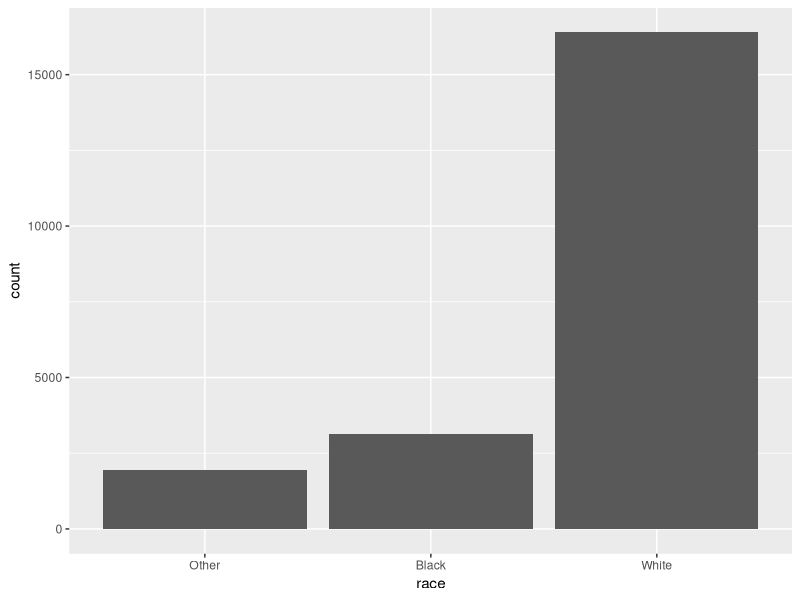
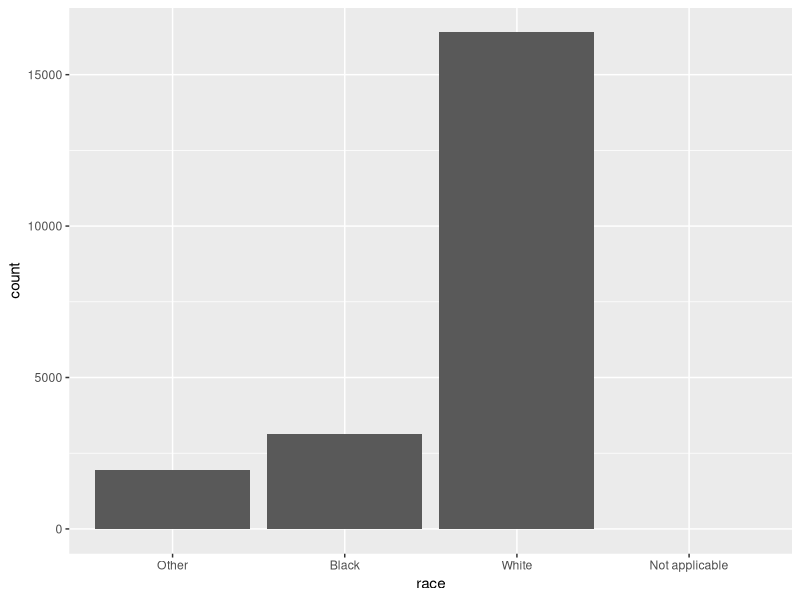
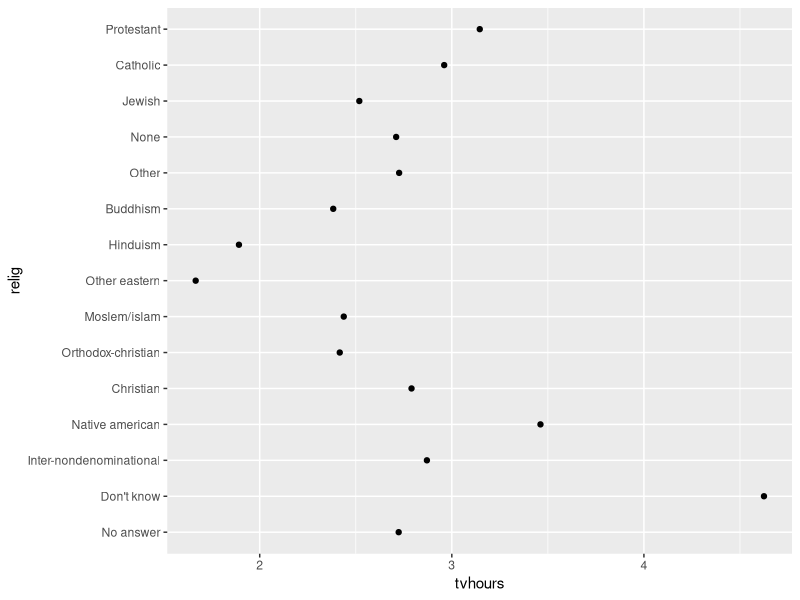
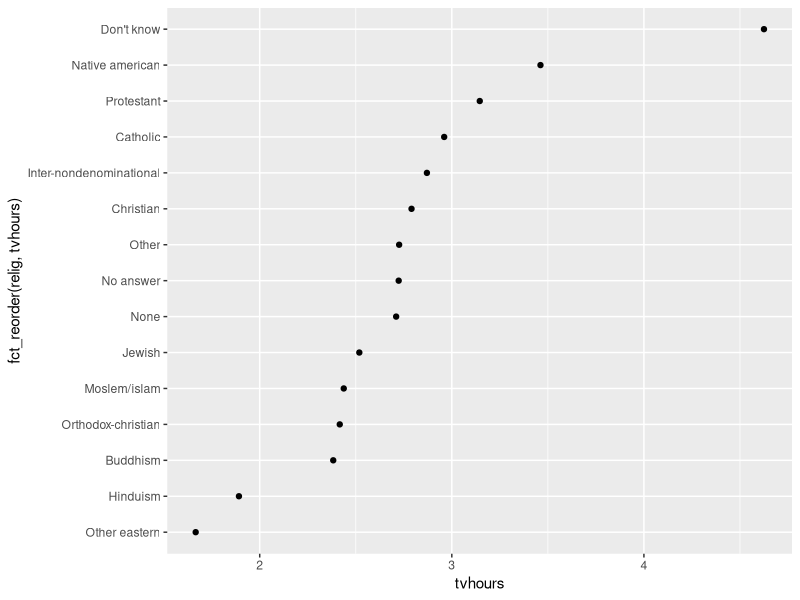
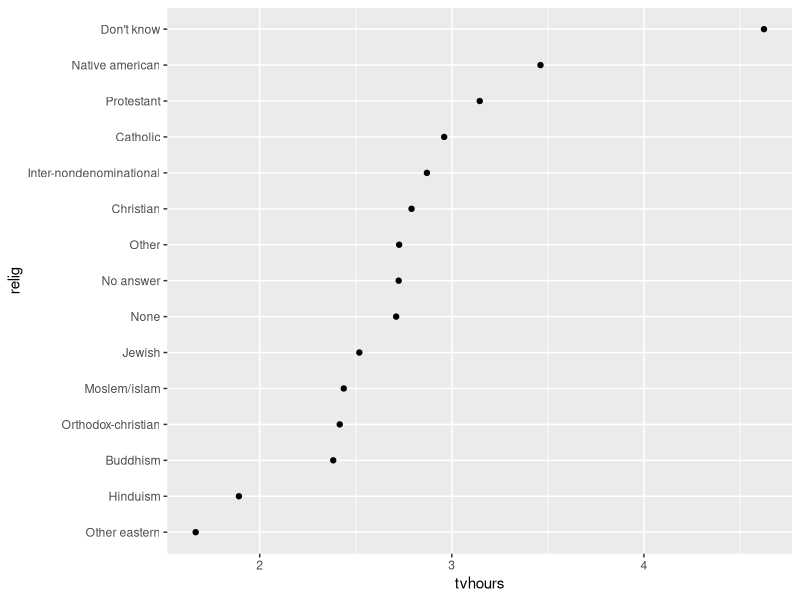
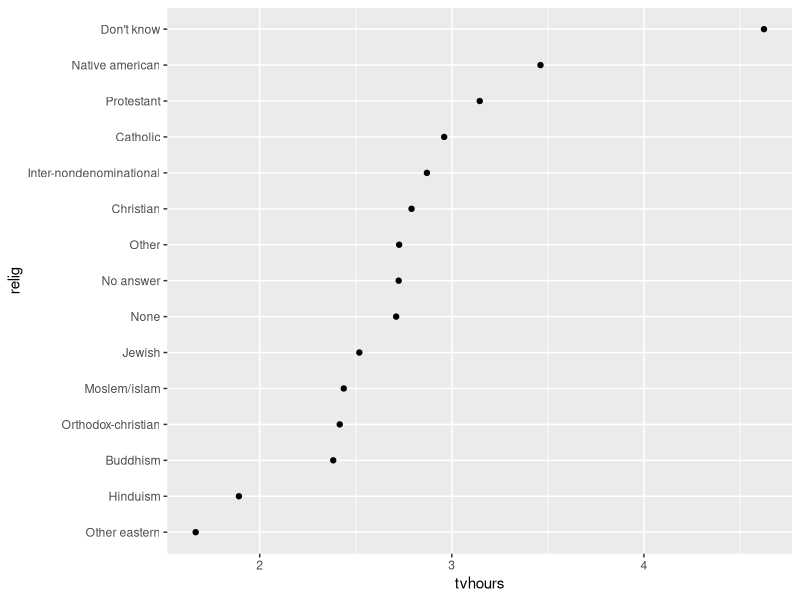
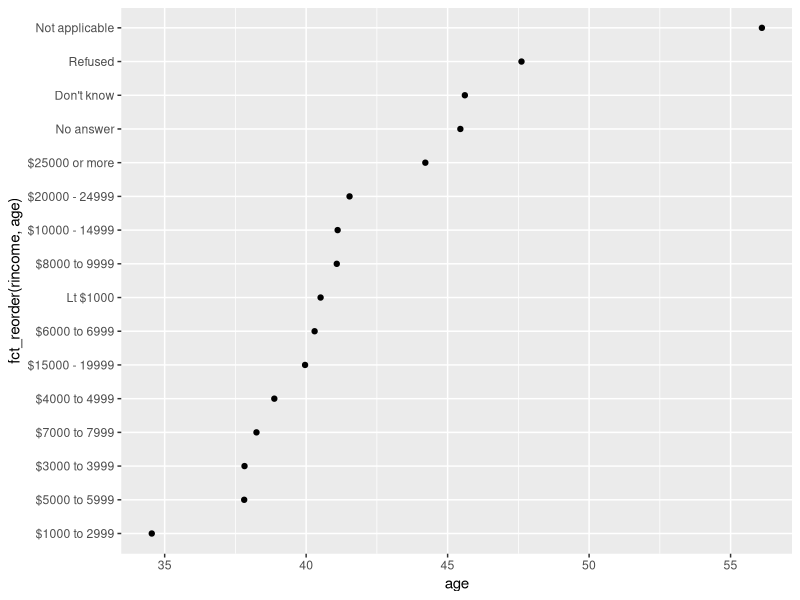
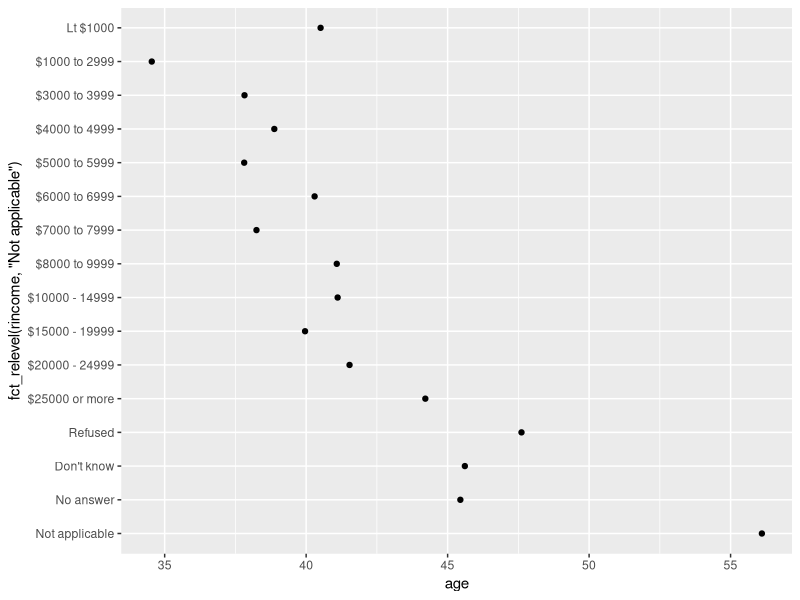

The R source for these figures, in order:
library(tidyverse)

### forcats로 하는 팩터형
## 팩터형 생성하기
x1 <- c("Dec", "Apr", "Jan", "Mar")
# 두 가지 문제
# 1. 12개의 달 외의 오타를 입력했을 때, 경고가 발생되지 않아 실수를 알아채기 어렵다.
x2 <- c("Dec", "Apr", "Jam", "Mar")
# 2. 유용한 순서로 정렬되지 않는다.
sort(x1)

# 팩터형을 생성하기 위해서는 유효한 레벨들의 리스트를 생성하는 것부터 시작
month_levels <- c(
  "Jan", "Feb", "Mar", "Apr", "May", "Jun",
  "Jul", "Aug", "Sep", "Oct", "Nov", "Dec"
)
y1 <- factor(x1, levels = month_levels)
y1
sort(y1)
y2 <- factor(x2, levels = month_levels)
y2
# 경고가 발생되길 원하는 경우 readr::parse_factor
y2 <- parse_factor(x2, levels = month_levels)
factor(x1)

# 팩터형 생성 시 레벨을 unique로 설정하거나 사후적으로 fct_inorder를 사용
f1 <- factor(x1, levels = unique(x1))
f1
f2 <- x1 %>% 
  factor() %>% fct_inorder()
f2

# 유효한 레벨 집합에 직접 접근하려면 levels로 할 수 있다.
levels(f2)

## 종합사회조사
forcats::gss_cat

gss_cat %>% 
  count(race)

ggplot(gss_cat, aes(x = race)) +
  geom_bar()

ggplot(gss_cat, aes(race)) +
  geom_bar() +
  scale_x_discrete(drop = FALSE)

## 팩터 순서 수정하기
relig_summary <- gss_cat %>% 
  group_by(relig) %>% 
  summarise(
    age = mean(age, na.rm = TRUE),
    tvhours = mean(tvhours, na.rm = TRUE),
    n = n()
  )
ggplot(relig_summary, aes(x = tvhours,
                          y = relig)) +
  geom_point()
# fct_reorder()를 사용하여 relig의 레벨을 재정렬해서 개선할 수 있다.
# f : 레벨을 수정할 팩터.
# x : 레벨을 재정렬하기 위해 사용할 수치형 백터.
# 선택적으로 fun: f의 각 값에 대해 x 값이 여러 개가 있을 때 사용할 함수. 기본값은 median
ggplot(relig_summary, aes(x = tvhours,
                          fct_reorder(relig, tvhours))) +
  geom_point()


relig_summary %>% 
  mutate(relig = fct_reorder(relig, tvhours)) %>% 
  ggplot(aes(x = tvhours,
             y = relig)) +
  geom_point()
# 종교를 모르는 범주의 사람들이 TV를 훨씬 많이 보고, 힌두교와 다른 동양 종교 사람들이 훨씬 덜 본다는 것을 쉽게 알 수 있다.

# 좀 더 복잡한 변환을 해야 된다면 aes 내부보다 mutate 단계에서 할 것을 추천
relig_summary %>% 
  mutate(relig = fct_reorder(relig, tvhours)) %>% 
  ggplot(aes(x = tvhours,
             y = relig)) +
  geom_point()

# 보고된 소득 레벨에 따라 평균 나이가 어떻게 변화하는가
rincome_summary <- gss_cat %>% 
  group_by(rincome) %>% 
  summarise(
    age = mean(age, na.rm = TRUE),
    tvhours = mean(tvhours, na.rm = TRUE),
    n = n()
  )
ggplot(rincome_summary, aes(age, fct_reorder(rincome, age))) +
  geom_point()

# 해당 없음(Not applicable)를 함께 가져오는 것이 좋음
ggplot(rincome_summary, aes(x = age, fct_relevel(rincome, "Not applicable"))) +
  geom_point()

# fct_reorder2는 가장 큰 x 값과 연관된 y 값으로 팩터형을 재정렬한다.
by_age <- gss_cat %>% 
  filter(!is.na(age)) %>% 
  count(age, marital) %>% 
  group_by(age) %>% 
  mutate(prop = n / sum(n))

ggplot(by_age, aes(x = age,
                   y = prop,
                   color = marital)) +
  geom_line(na.rm = TRUE)

ggplot(by_age, aes(x = age,
                   y = prop,
                   color = fct_reorder2(marital, age, prop))) +
  geom_line() +
  labs(color = "marital")

# fct_infreq를 사용해 빈도 오름차순으롤 레벨을 정렬
gss_cat %>% 
  mutate(marital = marital %>% fct_infreq() %>% fct_rev()) %>% 
  ggplot(aes(marital)) +
  geom_bar()

## 팩터 레벨 수정하기
# fct_recode는 레벨을 병합하여 상위 레벨 시각화를 할 수 있다.
gss_cat %>% count(partyid)

gss_cat %>% 
  mutate(partyid = fct_recode(partyid,
                              "Republican, strong" = "Strong republican",
                              "Republican, weak" = "Not str republican",
                              "Independent, near rep" = "Ind,near rep",
                              "Independent, near dem" = "Ind,near dem",
                              "Democrat, weak" = "Not str democrat",
                              "Democrat, strong" = "Strong democrat")) %>% 
  count(partyid)

# 그룹 결합
gss_cat %>% 
  mutate(partyid = fct_recode(partyid,
                              "Republican, strong" = "Strong republican",
                              "Republican, weak" = "Not str republican",
                              "Independent, near rep" = "Ind,near rep",
                              "Independent, near dem" = "Ind,near dem",
                              "Democrat, weak" = "Not str democrat",
                              "Democrat, strong" = "Strong democrat",
                              "Other" = "No answer",
                              "Other" = "Don't know",
                              "Other" = "Other party")) %>% 
  count(partyid)
# 이 기술은 신중히 사용해야 할 것. 서로 같지 않은 범주들을 함께 묶는다면 잘못된 결과를 도출
# 다수의 레벨을 병합하고자 하면 fct_recode의 변형 함수인 fct_collapse가 편리
gss_cat %>% 
  mutate(partyid = fct_collapse(partyid,
                                other = c("No answer", "Don't know", "Other party"),
                                rep = c("Strong republican", "Not str republican"),
                                ind = c("Ind,near rep", "Independent", "Ind,near dem"),
                                dem = c("Not str democrat", "Strong democrat"))) %>% 
           count(partyid)

# 소규모 그룹 모두를 묶고 싶을때 fct_lump
gss_cat %>% 
  mutate(relig = fct_lump(relig)) %>% 
  count(relig)
# n 인수를 사용하여 유지하고 싶은 그룹 개수를 지정할 수 있다.
gss_cat %>% 
  mutate(relig = fct_lump(relig, n = 10)) %>% 
  count(relig, sort = TRUE) %>% 
  print(n = Inf)
